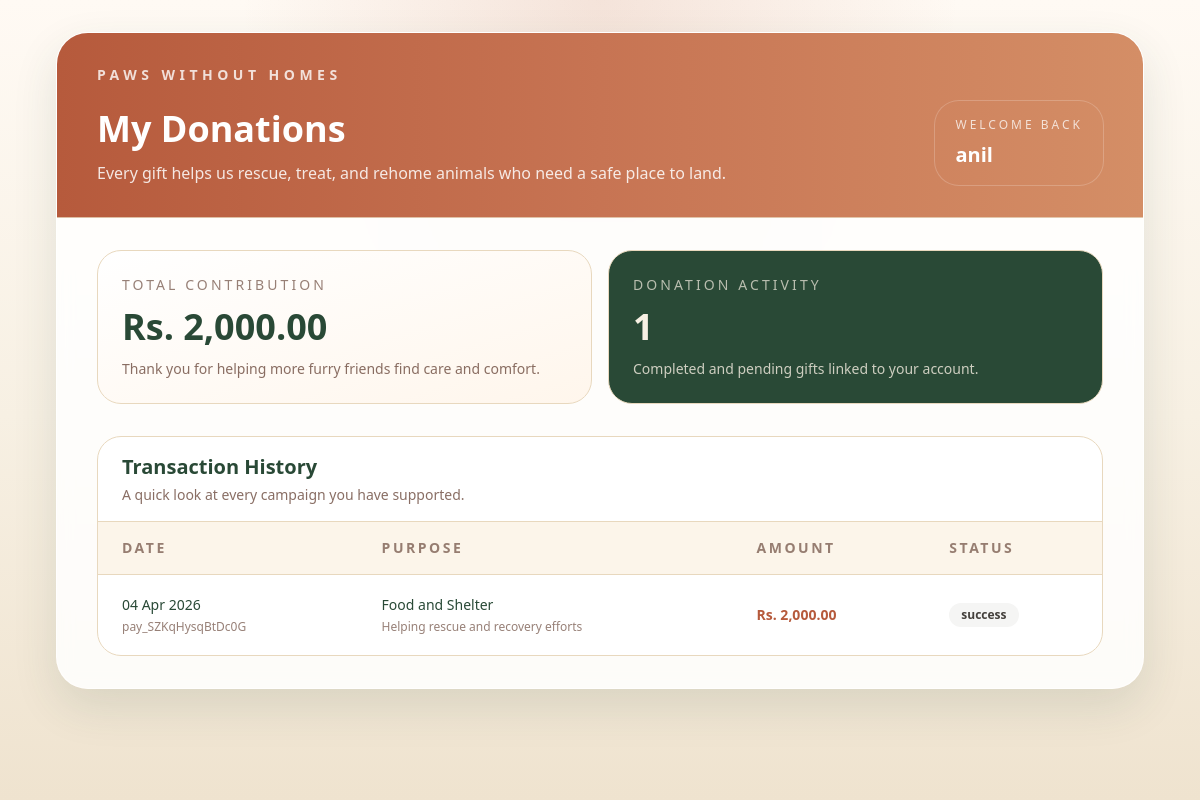
/contributions (signed in), run on the app's committed database.
### tables this page shows
CREATE TABLE users (
    id INTEGER PRIMARY KEY AUTOINCREMENT,
    name TEXT NOT NULL,
    email TEXT NOT NULL UNIQUE,
    password_hash TEXT NOT NULL,
    created_at TEXT NOT NULL DEFAULT CURRENT_TIMESTAMP
);

CREATE TABLE donations (
    id INTEGER PRIMARY KEY AUTOINCREMENT,
    user_id INTEGER NOT NULL,
    amount REAL NOT NULL CHECK (amount > 0),
    donated_at TEXT NOT NULL DEFAULT CURRENT_TIMESTAMP,
    description TEXT,
    campaign_name TEXT,
    frequency TEXT NOT NULL DEFAULT 'One-time',
    status TEXT NOT NULL DEFAULT 'Completed',
    transaction_id TEXT NOT NULL UNIQUE, payment_id TEXT, razorpay_order_id TEXT,
    FOREIGN KEY (user_id) REFERENCES users(id) ON DELETE CASCADE
);

### server1.py (the view)
@app.route("/contributions")
def contributions_page():
    user = get_current_user()
    with get_db_connection() as conn:
        rows = conn.execute(
            """
            SELECT id, amount, donated_at, description, campaign_name, status, transaction_id
            FROM donations
            WHERE user_id = ?
            ORDER BY donated_at DESC
            """,
            (user["id"],),
        ).fetchall()
    donation_history = [
        {
            "id": row["id"],
            "purpose": row["campaign_name"] or row["description"] or "General Rescue Fund",
            "amount": float(row["amount"]),
            "status": row["status"],
            "transaction_id": row["transaction_id"],
            "date": datetime.fromisoformat(row["donated_at"]),
        }
        for row in rows
    ]
    return render_template(
        "my_donations.html",
        donation_history=donation_history,
        total_contribution=sum(item["amount"] for item in donation_history),
        donations_count=len(donation_history),
        display_name=user["name"],
    )

### server1.py (called while the page is built)
def get_db_connection():
    conn = sqlite3.connect(DB_PATH)
    conn.row_factory = sqlite3.Row
    conn.execute("PRAGMA foreign_keys = ON")
    return conn

def get_current_user():
    user_id = session.get("user_id")
    if not user_id:
        return None
    with get_db_connection() as conn:
        row = conn.execute(
            "SELECT id, name, email FROM users WHERE id = ?",
            (user_id,),
        ).fetchone()
    return dict(row) if row else None

@app.context_processor
def template_helpers():
    return {
        "format_inr": lambda amount: f"Rs. {float(amount or 0):,.2f}",
    }

@app.before_request
def require_auth_for_site():
    current_user = get_current_user()
    auth_pages = {"login_page", "register_page"}
    public_endpoints = {"login", "register", "static"} | auth_pages
    if request.path.startswith("/static/"):
        return None
    if request.endpoint in auth_pages:
        if current_user:
            return redirect(url_for("index"))
        return None
    if request.endpoint in public_endpoints:
        return None
    if current_user:
        return None
    return unauthorized_response()

### templates/my_donations.html (shortened to what this page needs)
<!DOCTYPE html>
<html lang="en">
<head>
  <script src="https://cdn.tailwindcss.com"></script>
</head>
<body class="min-h-screen bg-cream text-pine">
  <div class="absolute inset-0 -z-10 bg-[radial-gradient(circle_at_top,_rgba(182,90,60,0.14),_transparent_36%),linear-gradient(180deg,_#fffaf4_0%,_#f7f0e3_52%,_#efe3cf_100%)]"></div>
  <main class="mx-auto max-w-6xl px-4 py-8 sm:px-6 lg:px-8">
    <section class="overflow-hidden rounded-[2rem] border border-white/70 bg-white/85 shadow-soft backdrop-blur">
      <div class="border-b border-sand/80 bg-gradient-to-r from-terracotta via-[#c77453] to-[#d48e66] px-6 py-8 text-white sm:px-10">
        <p class="text-sm font-semibold uppercase tracking-[0.32em] text-white/80">Paws Without Homes</p>
        <div class="mt-4 flex flex-col gap-6 lg:flex-row lg:items-end lg:justify-between">
          <div>
            <h1 class="text-3xl font-bold sm:text-4xl">My Donations</h1>
            <p class="mt-3 max-w-2xl text-sm text-white/85 sm:text-base">
              Every gift helps us rescue, treat, and rehome animals who need a safe place to land.
            </p>
          </div>
          <div class="rounded-3xl bg-white/14 px-5 py-4 ring-1 ring-white/20">
            <p class="text-xs uppercase tracking-[0.25em] text-white/75">Welcome back</p>
            <p class="mt-2 text-xl font-semibold">{{ display_name }}</p>
          </div>
        </div>
      </div>
      <div class="px-6 py-8 sm:px-10">
        <div class="mb-8 grid gap-4 md:grid-cols-2">
          <article class="rounded-3xl border border-sand bg-gradient-to-br from-white to-[#fff6ec] p-6">
            <p class="text-sm font-medium uppercase tracking-[0.22em] text-bark/70">Total Contribution</p>
            <p class="mt-3 text-4xl font-bold text-pine">{{ format_inr(total_contribution) }}</p>
            <p class="mt-3 text-sm text-bark/80">Thank you for helping more furry friends find care and comfort.</p>
          </article>
          <article class="rounded-3xl border border-sand bg-pine p-6 text-cream">
            <p class="text-sm font-medium uppercase tracking-[0.22em] text-cream/70">Donation Activity</p>
            <p class="mt-3 text-4xl font-bold">{{ donations_count }}</p>
            <p class="mt-3 text-sm text-cream/80">Completed and pending gifts linked to your account.</p>
          </article>
        </div>
        {% if donation_history %}
        <section class="overflow-hidden rounded-3xl border border-sand bg-white">
          <div class="flex items-center justify-between border-b border-sand px-6 py-4">
            <div>
              <h2 class="text-xl font-semibold text-pine">Transaction History</h2>
              <p class="mt-1 text-sm text-bark/80">A quick look at every campaign you have supported.</p>
            </div>
          </div>
          <div class="overflow-x-auto">
            <table class="min-w-full divide-y divide-sand">
              <thead class="bg-[#fcf5ea] text-left text-sm uppercase tracking-[0.18em] text-bark/70">
                <tr>
                  <th class="px-6 py-4 font-semibold">Date</th>
                  <th class="px-6 py-4 font-semibold">Purpose</th>
                  <th class="px-6 py-4 font-semibold">Amount</th>
                  <th class="px-6 py-4 font-semibold">Status</th>
                </tr>
              </thead>
              <tbody class="divide-y divide-sand/80 text-sm text-pine">
                {% for donation in donation_history %}
                <tr class="transition hover:bg-[#fff9f1]">
                  <td class="px-6 py-5 whitespace-nowrap">
                    <p class="font-medium">{{ donation.date.strftime('%d %b %Y') }}</p>
                    <p class="mt-1 text-xs text-bark/70">{{ donation.transaction_id }}</p>
                  </td>
                  <td class="px-6 py-5">
                    <p class="font-medium">{{ donation.purpose }}</p>
                    <p class="mt-1 text-xs text-bark/70">Helping rescue and recovery efforts</p>
                  </td>
                  <td class="px-6 py-5 whitespace-nowrap font-semibold text-terracotta">
                    {{ format_inr(donation.amount) }}
                  </td>
                  <td class="px-6 py-5 whitespace-nowrap">
                    {% set status_key = donation.status|lower %}
                    <span class="inline-flex rounded-full px-3 py-1 text-xs font-semibold
                      {% if status_key == 'completed' %}
                        bg-green-100 text-green-800
                      {% elif status_key == 'pending' %}
                        bg-amber-100 text-amber-800
                      {% elif status_key == 'failed' %}
                        bg-rose-100 text-rose-700
                      {% else %}
                        bg-stone-100 text-stone-700
                      {% endif %}
                    ">
                      {{ donation.status }}
                    </span>
                  </td>
                </tr>
                {% endfor %}
              </tbody>
            </table>
          </div>
        </section>
        {% endif %}
      </div>
    </section>
  </main>
</body>
</html>

### data on the page
users: name "anil"
donations: date "04 Apr 2026", transaction_id "pay_SZKqHysqBtDc0G", purpose "Food and Shelter", amount "Rs. 2,000.00", status "success"

### other printed values
{{ donations_count }} "1"
